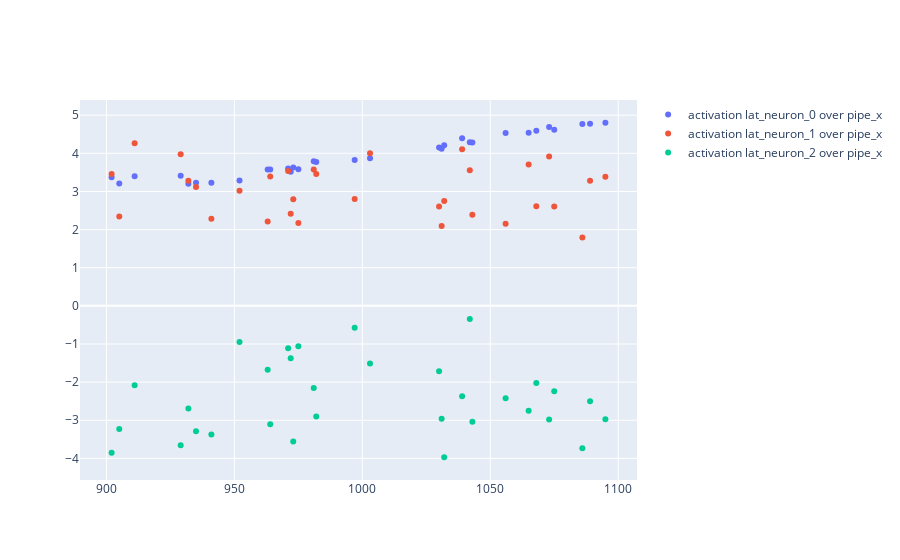

Notebook cell for this chart:
### Code cell
fig = go.Figure()
for c in df_hidden_states_pred.columns:
    fig.add_trace(go.Scatter(x=df_hidden_states.pipe_x, y=df_hidden_states_pred[c],
                        mode='markers',
                        name=f'activation {c} over pipe_x'))
fig.show()
